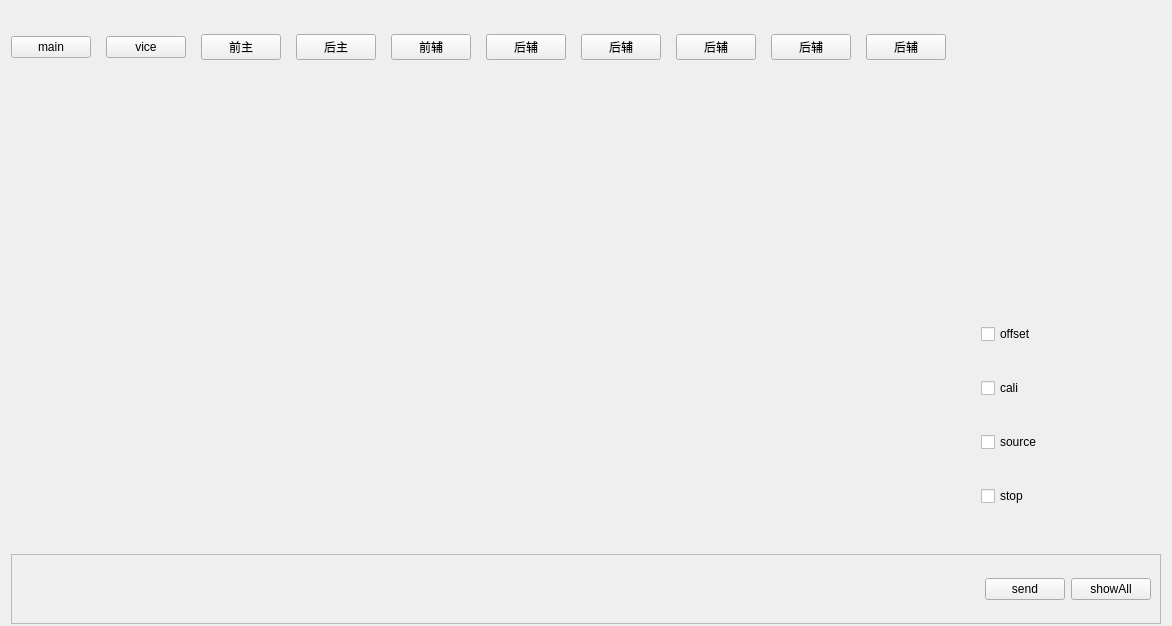
<?xml version="1.0" encoding="UTF-8"?>
<ui version="4.0">
 <class>DividePixelWidget</class>
 <widget class="QWidget" name="DividePixelWidget">
  <property name="geometry">
   <rect>
    <x>0</x>
    <y>0</y>
    <width>1166</width>
    <height>626</height>
   </rect>
  </property>
  <property name="windowTitle">
   <string notr="true">Form</string>
  </property>
  <layout class="QVBoxLayout" name="verticalLayout" stretch="1,6,0">
   <property name="spacing">
    <number>15</number>
   </property>
   <property name="bottomMargin">
    <number>2</number>
   </property>
   <item>
    <layout class="QHBoxLayout" name="horizontalLayout_3">
     <item>
      <layout class="QHBoxLayout" name="horizontalLayout_2">
       <item>
        <widget class="QPushButton" name="mainBtn">
         <property name="text">
          <string notr="true">main</string>
         </property>
        </widget>
       </item>
       <item>
        <widget class="QPushButton" name="viceBtn">
         <property name="text">
          <string notr="true">vice</string>
         </property>
        </widget>
       </item>
       <item>
        <widget class="QPushButton" name="pushButton">
         <property name="text">
          <string notr="true">前主</string>
         </property>
        </widget>
       </item>
       <item>
        <widget class="QPushButton" name="pushButton_2">
         <property name="text">
          <string notr="true">后主</string>
         </property>
        </widget>
       </item>
       <item>
        <widget class="QPushButton" name="pushButton_3">
         <property name="text">
          <string notr="true">前辅</string>
         </property>
        </widget>
       </item>
       <item>
        <widget class="QPushButton" name="pushButton_4">
         <property name="text">
          <string notr="true">后辅</string>
         </property>
        </widget>
       </item>
       <item>
        <widget class="QPushButton" name="pushButton_6">
         <property name="text">
          <string notr="true">后辅</string>
         </property>
        </widget>
       </item>
       <item>
        <widget class="QPushButton" name="pushButton_7">
         <property name="text">
          <string notr="true">后辅</string>
         </property>
        </widget>
       </item>
       <item>
        <widget class="QPushButton" name="pushButton_8">
         <property name="text">
          <string notr="true">后辅</string>
         </property>
        </widget>
       </item>
       <item>
        <widget class="QPushButton" name="pushButton_9">
         <property name="text">
          <string notr="true">后辅</string>
         </property>
        </widget>
       </item>
      </layout>
     </item>
     <item>
      <spacer name="horizontalSpacer">
       <property name="orientation">
        <enum>Qt::Horizontal</enum>
       </property>
       <property name="sizeHint" stdset="0">
        <size>
         <width>40</width>
         <height>20</height>
        </size>
       </property>
      </spacer>
     </item>
     <item>
      <widget class="SetEditValueWidget" name="chuteWidget" native="true">
       <property name="minimumSize">
        <size>
         <width>200</width>
         <height>0</height>
        </size>
       </property>
      </widget>
     </item>
    </layout>
   </item>
   <item>
    <layout class="QHBoxLayout" name="horizontalLayout_4" stretch="5,1">
     <item>
      <widget class="MyWaveWidget" name="widget" native="true"/>
     </item>
     <item>
      <widget class="QWidget" name="widget_5" native="true">
       <layout class="QVBoxLayout" name="verticalLayout_2">
        <property name="topMargin">
         <number>5</number>
        </property>
        <property name="bottomMargin">
         <number>5</number>
        </property>
        <item>
         <widget class="QLabel" name="avg_R_lbl">
          <property name="sizePolicy">
           <sizepolicy hsizetype="Preferred" vsizetype="Fixed">
            <horstretch>0</horstretch>
            <verstretch>0</verstretch>
           </sizepolicy>
          </property>
          <property name="text">
           <string/>
          </property>
          <property name="alignment">
           <set>Qt::AlignCenter</set>
          </property>
         </widget>
        </item>
        <item>
         <widget class="QLabel" name="avg_G_lbl">
          <property name="sizePolicy">
           <sizepolicy hsizetype="Preferred" vsizetype="Fixed">
            <horstretch>0</horstretch>
            <verstretch>0</verstretch>
           </sizepolicy>
          </property>
          <property name="text">
           <string/>
          </property>
          <property name="alignment">
           <set>Qt::AlignCenter</set>
          </property>
         </widget>
        </item>
        <item>
         <widget class="QLabel" name="avg_B_lbl">
          <property name="sizePolicy">
           <sizepolicy hsizetype="Preferred" vsizetype="Fixed">
            <horstretch>0</horstretch>
            <verstretch>0</verstretch>
           </sizepolicy>
          </property>
          <property name="text">
           <string/>
          </property>
          <property name="alignment">
           <set>Qt::AlignCenter</set>
          </property>
         </widget>
        </item>
        <item>
         <widget class="QLabel" name="avg_N_lbl">
          <property name="sizePolicy">
           <sizepolicy hsizetype="Preferred" vsizetype="Fixed">
            <horstretch>0</horstretch>
            <verstretch>0</verstretch>
           </sizepolicy>
          </property>
          <property name="text">
           <string/>
          </property>
          <property name="alignment">
           <set>Qt::AlignCenter</set>
          </property>
         </widget>
        </item>
        <item>
         <widget class="QCheckBox" name="checkBox_origin">
          <property name="text">
           <string notr="true">offset</string>
          </property>
         </widget>
        </item>
        <item>
         <widget class="QCheckBox" name="checkBox_cali">
          <property name="text">
           <string notr="true">cali</string>
          </property>
         </widget>
        </item>
        <item>
         <widget class="QCheckBox" name="checkBox_source">
          <property name="text">
           <string notr="true">source</string>
          </property>
         </widget>
        </item>
        <item>
         <widget class="QCheckBox" name="checkBox_stop">
          <property name="text">
           <string notr="true">stop</string>
          </property>
         </widget>
        </item>
       </layout>
      </widget>
     </item>
    </layout>
   </item>
   <item>
    <widget class="QScrollArea" name="scrollArea">
     <property name="widgetResizable">
      <bool>true</bool>
     </property>
     <widget class="QWidget" name="scrollAreaWidgetContents">
      <property name="geometry">
       <rect>
        <x>0</x>
        <y>0</y>
        <width>1146</width>
        <height>68</height>
       </rect>
      </property>
      <layout class="QGridLayout" name="gridLayout">
       <item row="0" column="0">
        <layout class="QVBoxLayout" name="verticalLayout_3">
         <item>
          <widget class="SetEditValueWidget" name="startPix" native="true"/>
         </item>
         <item>
          <widget class="SetEditValueWidget" name="endPix" native="true"/>
         </item>
        </layout>
       </item>
       <item row="0" column="1">
        <layout class="QVBoxLayout" name="verticalLayout_5">
         <item>
          <widget class="SetEditValueWidget" name="startEject" native="true"/>
         </item>
         <item>
          <widget class="SetEditValueWidget" name="endEject" native="true"/>
         </item>
        </layout>
       </item>
       <item row="0" column="3" rowspan="2">
        <widget class="QPushButton" name="sendBtn">
         <property name="text">
          <string notr="true">send</string>
         </property>
        </widget>
       </item>
       <item row="0" column="4" rowspan="2">
        <widget class="QPushButton" name="pushButton_5">
         <property name="text">
          <string notr="true">showAll</string>
         </property>
        </widget>
       </item>
       <item row="1" column="0">
        <layout class="QVBoxLayout" name="verticalLayout_4">
         <item>
          <widget class="SetEditValueWidget" name="startPix_2" native="true"/>
         </item>
         <item>
          <widget class="SetEditValueWidget" name="endPix_2" native="true"/>
         </item>
        </layout>
       </item>
       <item row="1" column="1">
        <layout class="QVBoxLayout" name="verticalLayout_6">
         <item>
          <widget class="SetEditValueWidget" name="startEject_2" native="true"/>
         </item>
         <item>
          <widget class="SetEditValueWidget" name="endEject_2" native="true"/>
         </item>
        </layout>
       </item>
       <item row="1" column="2">
        <spacer name="horizontalSpacer_2">
         <property name="orientation">
          <enum>Qt::Horizontal</enum>
         </property>
         <property name="sizeType">
          <enum>QSizePolicy::Expanding</enum>
         </property>
         <property name="sizeHint" stdset="0">
          <size>
           <width>40</width>
           <height>20</height>
          </size>
         </property>
        </spacer>
       </item>
      </layout>
     </widget>
    </widget>
   </item>
  </layout>
 </widget>
 <customwidgets>
  <customwidget>
   <class>SetEditValueWidget</class>
   <extends>QWidget</extends>
   <header location="global">mysortwidget/seteditvaluewidget.h</header>
   <container>1</container>
  </customwidget>
  <customwidget>
   <class>MyWaveWidget</class>
   <extends>QWidget</extends>
   <header location="global">mysortwidget/mywavewidget.h</header>
   <container>1</container>
  </customwidget>
 </customwidgets>
 <resources/>
 <connections/>
</ui>
